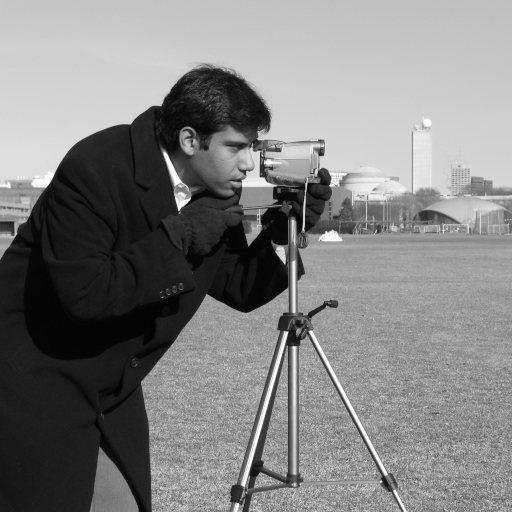
#> input picture skimage.data.camera(), 512 x 512 px
$ python run_featurepoints.py
#> lines starting #> are read from the running program, lines starting #| are printed output that depends on the picture
### utils/common.py

"""
utils/common.py
Utility functions shared across modules: loading images, saving outputs, and small helpers.
All functions have clear docstrings and are import-safe.
"""
from __future__ import annotations
import os
from dataclasses import dataclass
from typing import Dict, Any, Tuple, List
import numpy as np
from skimage import data, img_as_float, color, io as skio
from skimage.transform import rescale

DATASET_NAMES = ["camera", "coins", "checkerboard", "astronaut"]

def load_std_images(personal_images: dict[str, str] | None = None) -> Dict[str, np.ndarray]:
    """Load standard images from skimage.data as float in [0,1].
    Returns a dict mapping name->image ndarray.
    """
    imgs = {
        "camera": img_as_float(data.camera()),
        "coins": img_as_float(data.coins()),
        "checkerboard": img_as_float(data.checkerboard()),
        "astronaut": img_as_float(data.astronaut()),
    }
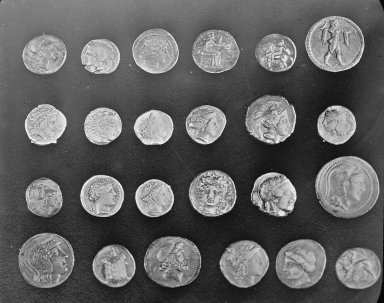
#> input picture skimage.data.coins(), 384 x 303 px
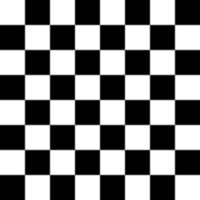
#> input picture skimage.data.checkerboard(), 200 x 200 px
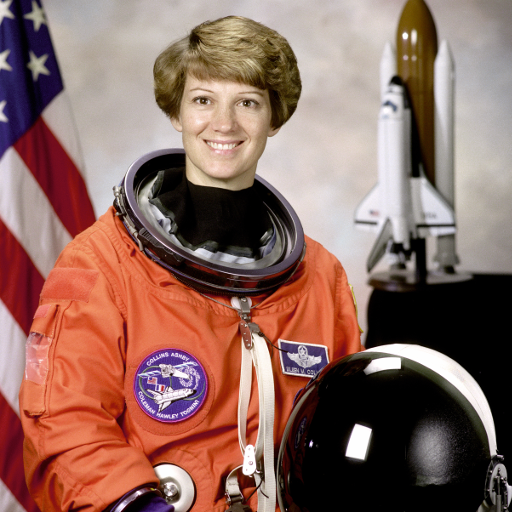
#> input picture skimage.data.astronaut(), 512 x 512 px

    if personal_images:
        for name, path in personal_images.items():
            try:
                imgs[name] = img_as_float(skio.imread(path))
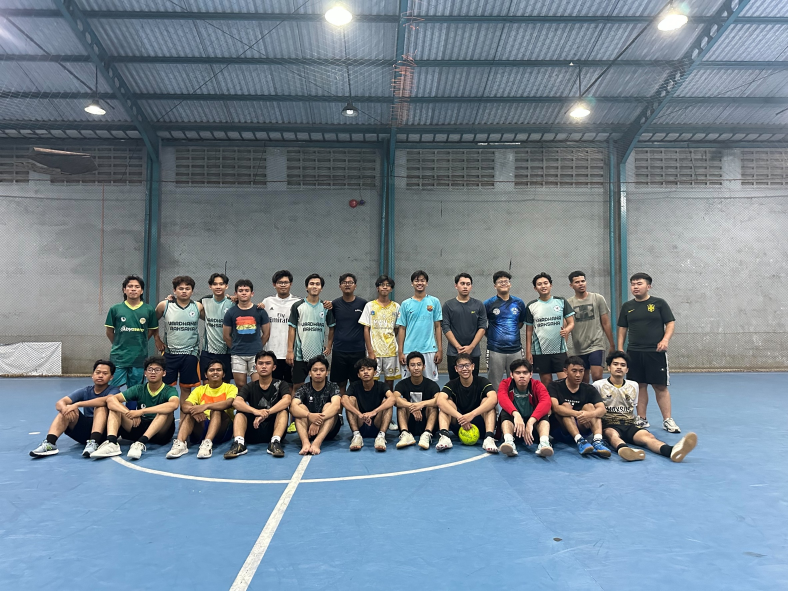
#> input picture images/futsal.jpg, 2364 x 1773 px, found by its file name (shown at 1/3 size)
                print(f"[INFO] Loaded personal image '{name}' from {path}")
            except Exception as e:
                print(f"[WARN] Cannot load {path}: {e}")
    return imgs

def to_gray(img: np.ndarray) -> np.ndarray:
    """Ensure image is grayscale float in [0,1]."""
    if img.ndim == 3:
        return color.rgb2gray(img)
    return img

def ensure_dir(path: str) -> None:
    os.makedirs(path, exist_ok=True)

def save_image(path: str, image: np.ndarray) -> None:
    """Save image to path, auto-creating parent dir."""
    ensure_dir(os.path.dirname(path))
    # Convert to uint8 for portability
    skio.imsave(path, (np.clip(image, 0, 1) * 255).astype(np.uint8))

def percentile_threshold(img: np.ndarray, p: float) -> float:
    """Return intensity threshold at percentile p (0-100)."""
    return float(np.percentile(img, p))

@dataclass
class RunLog:
    """Collects parameter rows to be written as CSV later."""
    headers: List[str]
    rows: List[List[Any]]

    def add(self, *values: Any) -> None:
        self.rows.append(list(values))

    def to_csv(self, path: str) -> None:
        ensure_dir(os.path.dirname(path))
        import csv
        with open(path, 'w', newline='') as f:
            writer = csv.writer(f)
            writer.writerow(self.headers)
            for r in self.rows:
                writer.writerow(r)

### 03_featurepoints/run_featurepoints.py

"""
03_featurepoints/run_featurepoints.py
Detect Harris corners and ORB keypoints; mark on images; write statistics CSV.
"""
from __future__ import annotations
import sys, os
sys.path.append(os.path.abspath(os.path.join(os.path.dirname(__file__), '..')))
import os
import numpy as np
from skimage.feature import corner_harris, corner_peaks, ORB
from skimage.color import gray2rgb
from skimage.draw import circle_perimeter
from utils.common import load_std_images, to_gray, save_image, RunLog, ensure_dir

OUTDIR = os.path.join(os.path.dirname(__file__), "out")

def draw_points(img_gray: np.ndarray, coords: np.ndarray) -> np.ndarray:
    """Return RGB image with red circles on given coordinates."""
    vis = gray2rgb(img_gray)
    h, w = img_gray.shape
    for (r, c) in coords:
        rr, cc = circle_perimeter(int(r), int(c), 3, shape=img_gray.shape)
        vis[rr, cc] = (1.0, 0.0, 0.0)
    return vis

def detect_and_save():
    ensure_dir(OUTDIR)
    log = RunLog(headers=["image", "method", "num_features", "params"], rows=[])
    imgs = load_std_images({"pribadi":"images/futsal.jpg"})
#> imgs = 5 items
    for name, im in imgs.items():
        g = to_gray(im)
        # Harris
        response = corner_harris(g, method='k', k=0.05, sigma=1.2)
        coords = corner_peaks(response, min_distance=3, threshold_rel=0.02)
        vis_harris = draw_points(g, coords)
        save_image(os.path.join(OUTDIR, f"{name}_harris.png"), vis_harris)
        log.add(name, "harris", len(coords), "k=0.05, sigma=1.2, min_dist=3, thr=0.02")
        # ORB keypoints
        orb = ORB(n_keypoints=300, fast_threshold=0.08)
        orb.detect_and_extract(g)
        kps = orb.keypoints if orb.keypoints is not None else np.empty((0,2))
        vis_orb = draw_points(g, kps)
        save_image(os.path.join(OUTDIR, f"{name}_orb.png"), vis_orb)
        log.add(name, "orb", len(kps), "n_keypoints=300, fast_threshold=0.08")
        # Save original
        save_image(os.path.join(OUTDIR, f"{name}_original.png"), g)
#> this loop made 5 passes
#> name on passes 1 to 5: 'camera', 'coins', 'checkerboard', 'astronaut', 'pribadi'
#> pass 1, in detect_and_save, `response = corner_harris(g, method='k', k=0.05, sigma=1.2)`:
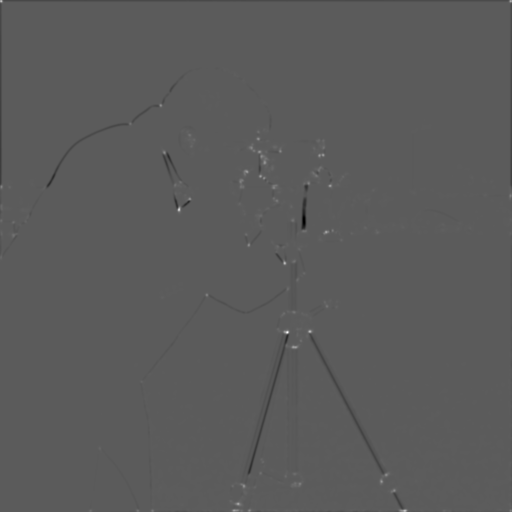
#> response: shape (512, 512) float64; min -2.46, max 4.37, mean -0.00539; drawn with min black and max white
#> after the loop:
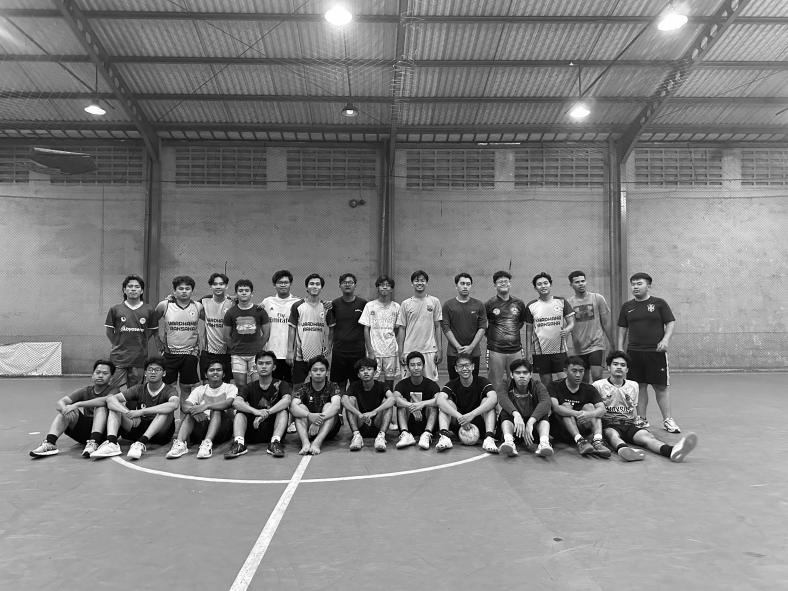
#> g: shape (1773, 2364) float64 (shown at 1/3 size); min 0, max 1, mean 0.508
#> after the loop:
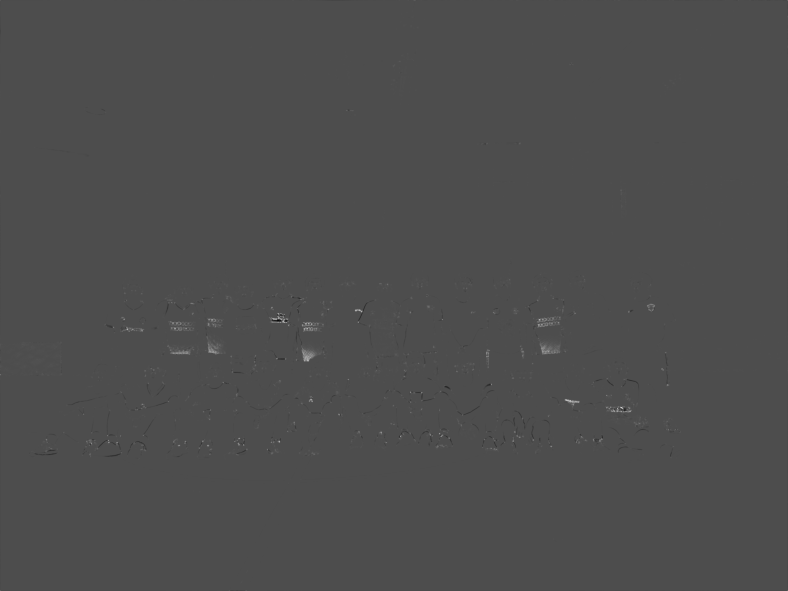
#> response: shape (1773, 2364) float64 (shown at 1/3 size); min -4.6, max 10.48, mean 0.00623; drawn with min black and max white
    log.to_csv(os.path.join(OUTDIR, "feature_stats.csv"))

if __name__ == "__main__":
    detect_and_save()
